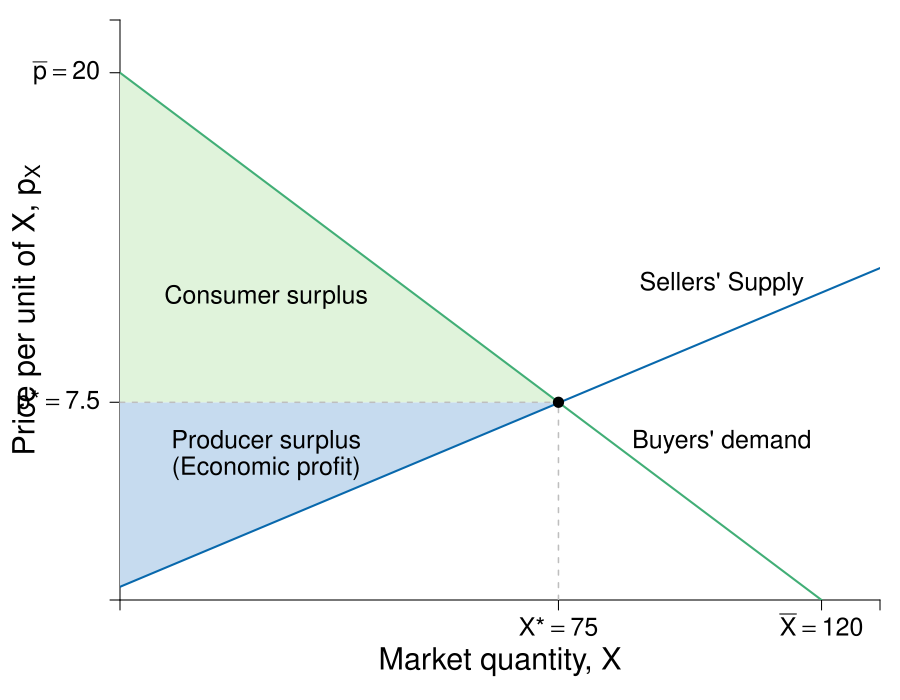

Write the R code that produced this figure.
require(shape)
pdf(file = "competitionmarkets/demand_supply.pdf", width = 9, height = 7)

#Set parameters for graphics
axislabelsize <- 1.8
labelsize <- 1.5
namesize <- 1.8
annotatesize <- 1.5
graphlinewidth <- 2
segmentlinewidth <- 1.5

COL <- c("#7fc97f", "#beaed4", "#fdc086", "#ffff99", "#386cb0", "#f0027f", "#bf5b17", "#666666")
COLA <- c("#e0f3db", "#99d8c9","#66c2a4","#41ae76", "#238b45", "#005824")
COLB <- c("#c6dbef", "#4eb3d3", "#2b8cbe", "#0868ac","#084081")
COLC <- c("#fcfbfd", "#efedf5", "#dadaeb", "#bcbddc", "#9e9ac8", "#807dba", "#6a51a3", "#54278f", "#3f007d")

par(mar =  c(5, 5, 1, 1))

Demand <- function(x, rmax = 20, xmax = 12, n = 10) {
  rmax - (rmax/(n*xmax))*x
}

mrsA <- function(x, rmax = 20, xmax = 10) {
  rmax - (rmax/xmax)*x
}

uA <- function(x, y, rmax = 20, xmax = 10) {
  y + rmax*x - (1/2)(rmax/xmax)*x^2
}


Supply <- function(x, c1 = 0.5, c2 = 0.0465){
  c1 + 2*c2*x
}

xlims <- c(0, 130)
ylims <- c(0, 22)

npts <- 501 
x <- seq(xlims[1], xlims[2], length.out = npts)
y <- seq(ylims[1], ylims[2], length.out = npts) 
a <- c(46.08, 55, 64)
b <- c(46.08, 55, 64)

plot(0, 0, xlim = xlims, ylim = ylims, type = "n",
     xlab = expression(paste("")),
     ylab = expression(paste("")), 
     xaxt = "n", 
     yaxt = "n", 
     cex.lab = axislabelsize, 
     bty = "n",
     xaxs = "i", 
     yaxs = "i")


ticksy <- c(0, 7.5, 20, ylims[2])
ylabels <- c(NA, expression(paste(p,"*")), expression(paste(bar(p))), NA)
ticksx <- c(0, 75, 120, xlims[2])
xlabels <- c(NA, expression(paste(X,"*")), expression(paste(bar(X))), NA)

axis(1, at = ticksx, pos = 0, labels = xlabels, cex.axis = labelsize)
axis(2, at = ticksy, pos = 0, labels = ylabels, las = 1, cex.axis = labelsize)

npts <- 500 
xx1 <- seq(xlims[1], xlims[2], length.out = npts)

#Draw the polygon for producer surplus
xpoly1 <- c(0, 75, 0, 0)
ypoly1 <- c(0.5, 7.5, 7.5, 0.5)
polygon(x = xpoly1, y = ypoly1, col = COLB[1], density = NULL, border = NA)

#Draw the polygon for consumer surplus
xpoly2 <- c(0, 75, 0, 0)
ypoly2 <- c(7.5, 7.5, 20, 7.5)
polygon(x = xpoly2, y = ypoly2, col = COLA[1], density = NULL, border = NA)


text(25, 6, expression(paste("Producer surplus")), xpd = TRUE, cex = labelsize)
text(25, 5, expression(paste("(Economic profit)")), xpd = TRUE, cex = labelsize) 
text(25, 11.5, expression(paste("Consumer surplus")), xpd = TRUE, cex = labelsize) 

#Lines for mrs graph
lines(xx1, Demand(xx1), col = COLA[4], lwd = graphlinewidth)
lines(xx1, Supply(xx1), col = COLB[4], lwd = graphlinewidth)

segments(0, 7.5, 75, 7.5, lty = 2, "gray" , lwd = segmentlinewidth)
segments(75, 0, 75, 7.5, lty = 2, col = "gray" , lwd = segmentlinewidth)
points(75, 7.5, pch = 16, col = "black", cex = 1.5)

#Label axes
mtext(expression(paste("Market quantity, ", X)), side = 1, line = 3, cex = axislabelsize)
#mtext(expression(paste("Market output of the good, ", X)), side = 1, line = 3, cex = axislabelsize)
text(-12, 0.5*ylims[2], expression(paste("Price per unit of X, ", p[X])), xpd = TRUE, cex = axislabelsize, srt = 90) 

text(103, 12, expression("Sellers' Supply"), cex = labelsize)
text(103, 6, expression(paste("Buyers' demand")), cex = labelsize)

dev.off()
